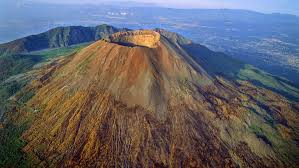
#> input picture Image Processing/tacana.jpg, 299 x 168 px
$ jupyter execute 'Image Processing.ipynb'
#> lines starting #> are read from the running program, lines starting #| are printed output that depends on the picture
# Image Processing

[cell 1]
import numpy as np
from skimage import io
from matplotlib import pyplot as plt
import math

## Image load

[cell 2]
tacana = io.imread("tacana.jpg")
#> tacana is the input picture: shape (168, 299, 3); mean R, G, B 100.8, 98, 102.8
plt.imshow(tacana)

## Image scaling

### Nearest neighbor

[cell 3]
def nearestNeighbor(image, width, height):
#> called with width = 640, height = 480
    output = np.ndarray((height,width,3), np.uint8)
    source_height, source_width = image.shape[:2]
#> source_height = 168; source_width = 299

    width_ratio = source_width / width
#> width_ratio = 0.467
    height_ratio = source_height / height
#> height_ratio = 0.35


    for h in range(0,height):
        nearest_height = math.floor( h * height_ratio)

        for w in range(0,width):
            nearest_width = math.floor( w * width_ratio)
            output[h][w] = image[nearest_height][nearest_width]
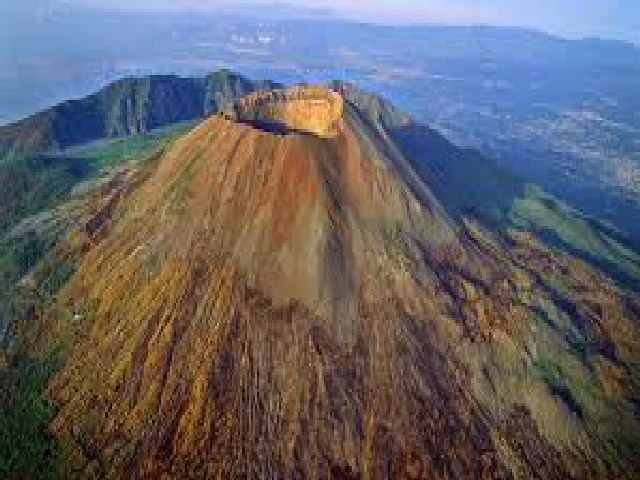
#> output: shape (480, 640, 3); mean R, G, B 100.9, 98.2, 103

    return output

thumbnail = nearestNeighbor(tacana, 640, 480)
plt.imshow(thumbnail, label="tacana")

### Linear interpolation

[cell 4]
def _linearInterpolation(image, width, height):
    ratio = (image.shape[1] -1) / width
    output = np.ndarray((height,width,3),np.uint8)

    for y in range(image.shape[0]):
        for x in range(width):
            low = math.floor(x * ratio)
            high = math.ceil( x * ratio)
            weight = ratio * x - low

            a = image[y][low]
            b = image[y][high]
            #print(f'low: {low}, high: {high}')
            #print(a)
            output[y][x][0] = a[0] * (1-weight) + b[0] * weight
            output[y][x][1] = a[1] * (1-weight) + b[1] * weight
            output[y][x][2] = a[2] * (1-weight) + b[2] * weight
    return output

def linearInterpolation(image, width, height):
#> called with width = 320, height = 240
    width_ratio = (image.shape[1] - 1) / (width-1)
#> width_ratio = 0.934
    height_ratio = (image.shape[0] - 1) / (height-1)
#> height_ratio = 0.699

    output = np.ndarray((height,width,3),np.uint8)

    for y in range(height):
        y_low =  math.floor(y * height_ratio)
        y_high = math.ceil( y * height_ratio)
        wy = height_ratio * y - y_low

        for x in range(width):

            x_low = math.floor(x * width_ratio)
            x_high = math.ceil( x * width_ratio)
            wx = width_ratio * x - x_low

            a = image[y_low][x_low]
            b = image[y_low][x_high]
            c = image[y_high][x_low]
            d = image[y_high][x_high]


            output[y][x] = (1-wx)*(1-wy)*a + wx*(1-wy)*b + (1-wx)*wy*c + wx*wy*d
#> output: shape (240, 320, 3)
            #output[y][x][0] = a[0]*(1-wx)*(1-wy) + b[0]*wx*(1-wy) + c[0]*(1-wx)*wy + d[0]*wx*wy;
            #output[y][x][1] = a[1]*(1-wx)*(1-wy) + b[1]*wx*(1-wy) + c[1]*(1-wx)*wy + d[1]*wx*wy;
            #output[y][x][2] = a[2]*(1-wx)*(1-wy) + b[2]*wx*(1-wy) + c[2]*(1-wx)*wy + d[2]*wx*wy;


    return output
# [8 lines of commented-out code are left out]

linears = linearInterpolation(tacana, 320, 240)
plt.imshow(linears)

## Gray scale

[cell 5]
def grayScale(image):
    height, width = image.shape[:2]
#> height = 168; width = 299

    output = np.ndarray((height,width,1), np.uint8)

    for y in range(0,height):
        for x in range(0, width):
            r, g, b = image[y][x]
            output[y][x] = r * 0.21 + g * 0.72 + b * 0.07
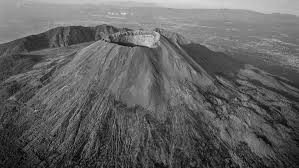
#> output: shape (168, 299, 1); min 0, max 223, mean 98.4

    return output

gray = grayScale(tacana)
plt.imshow(gray, cmap = plt.cm.gray)

$ run again, with Image Processing/aguaazul.jpg copied over Image Processing/tacana.jpg
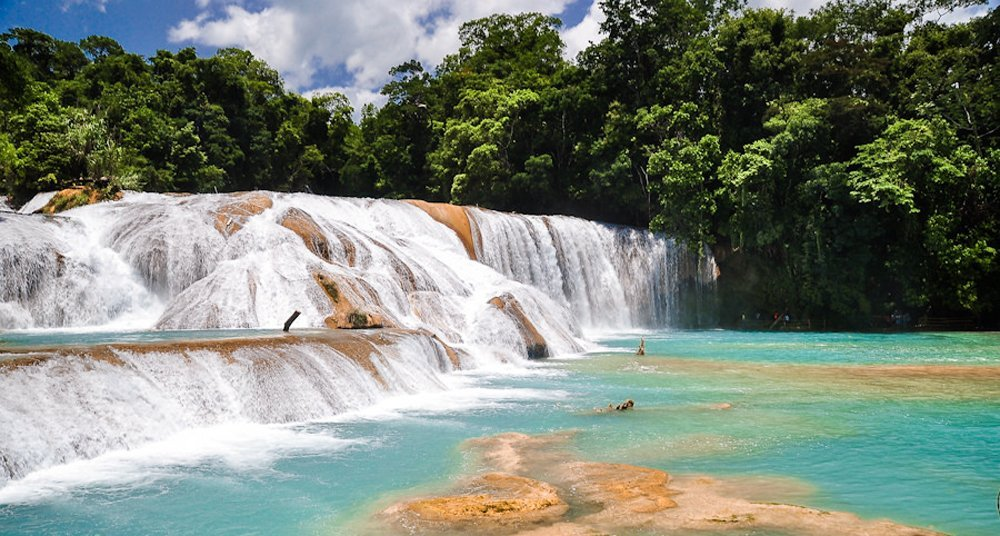
#> input picture Image Processing/aguaazul.jpg, 1000 x 536 px
#> tacana is the input picture: shape (536, 1000, 3); mean R, G, B 122.7, 131.5, 119.9
#> after the loop in linearInterpolation, `for y in range(height):`:
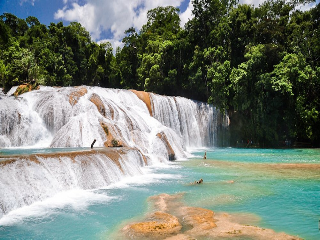
#> output: shape (240, 320, 3); mean R, G, B 122.2, 131.1, 119.5
#> after the loop in grayScale, `for y in range(0,height):`:
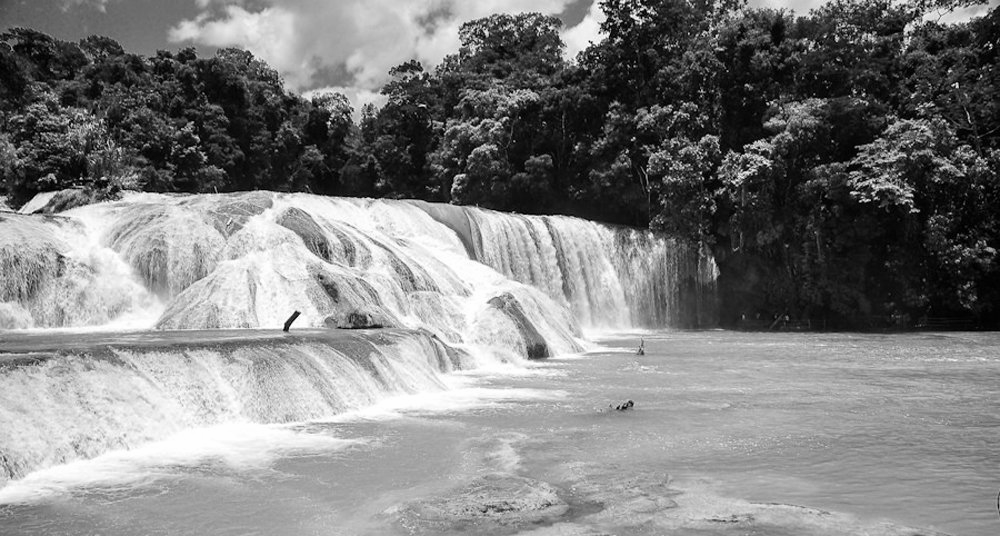
#> output: shape (536, 1000, 1); min 0, max 254, mean 128.4
